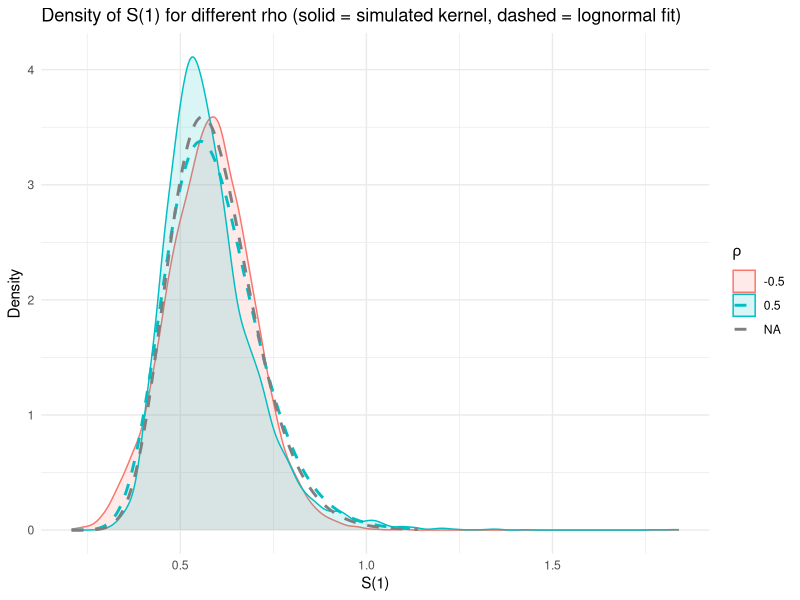
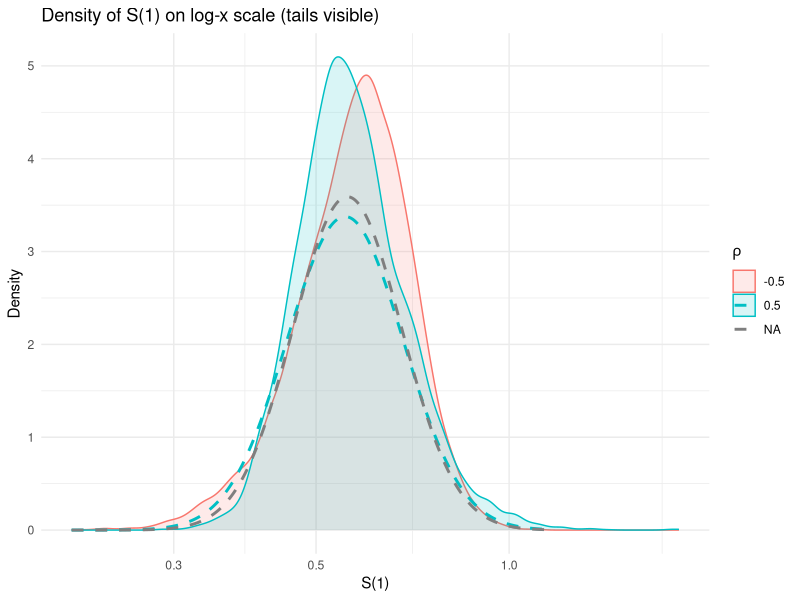
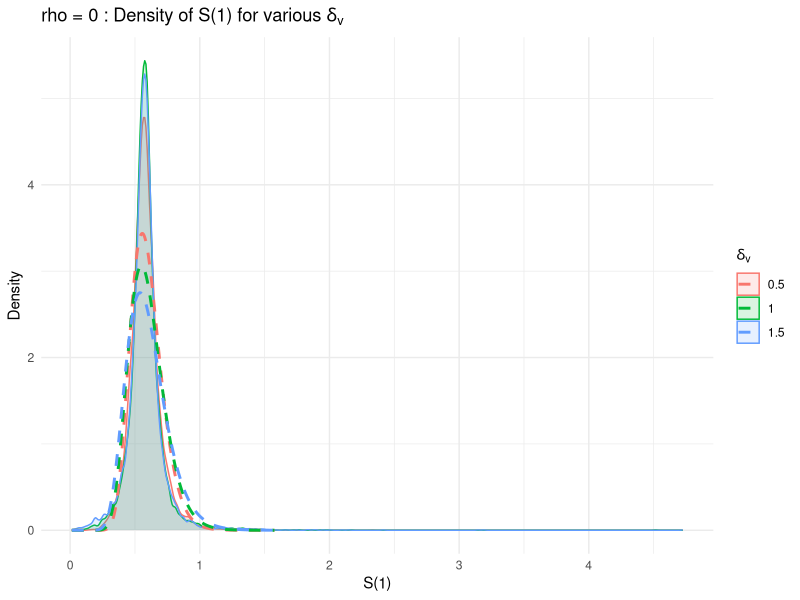
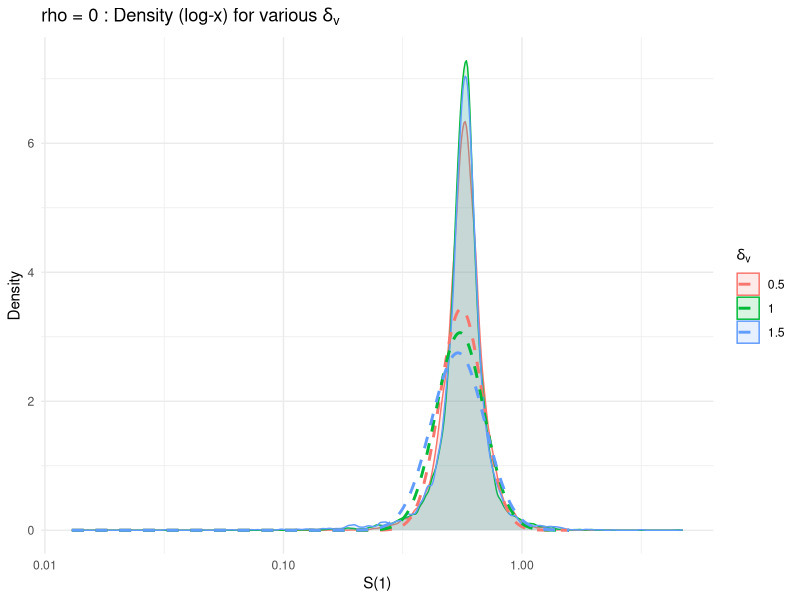
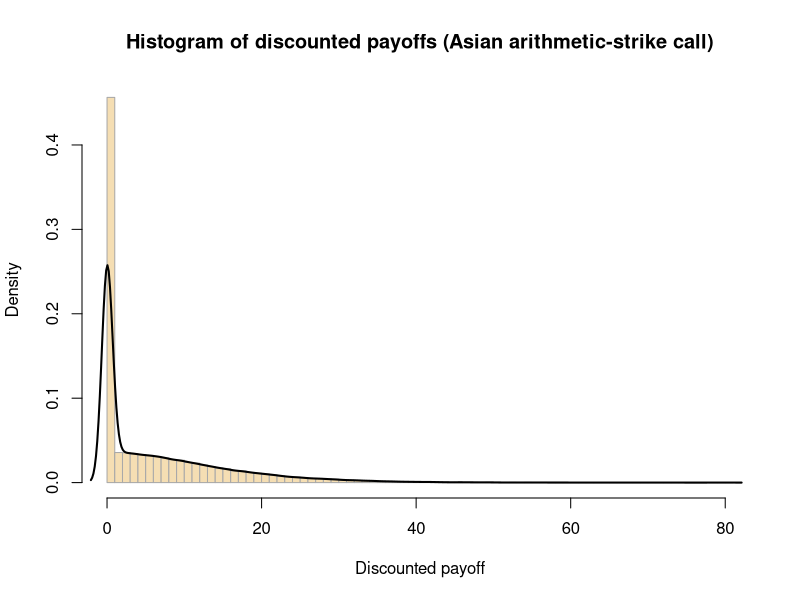
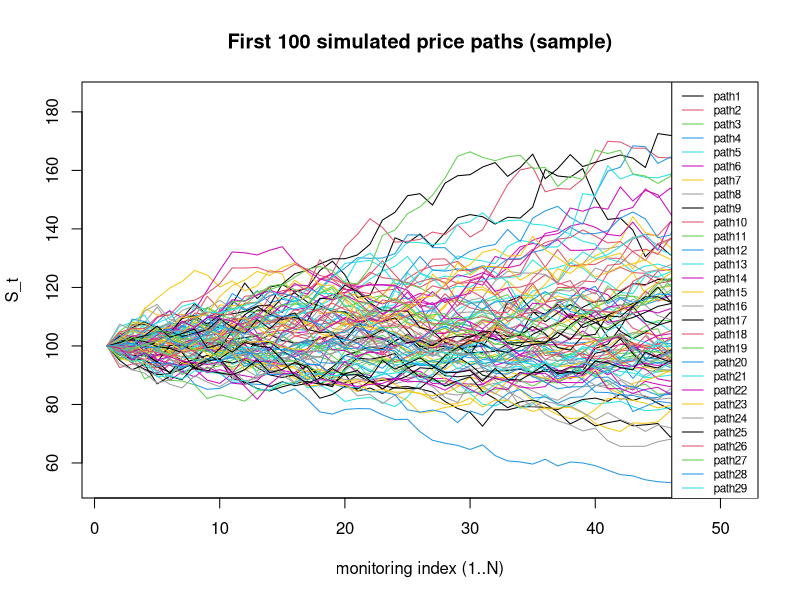
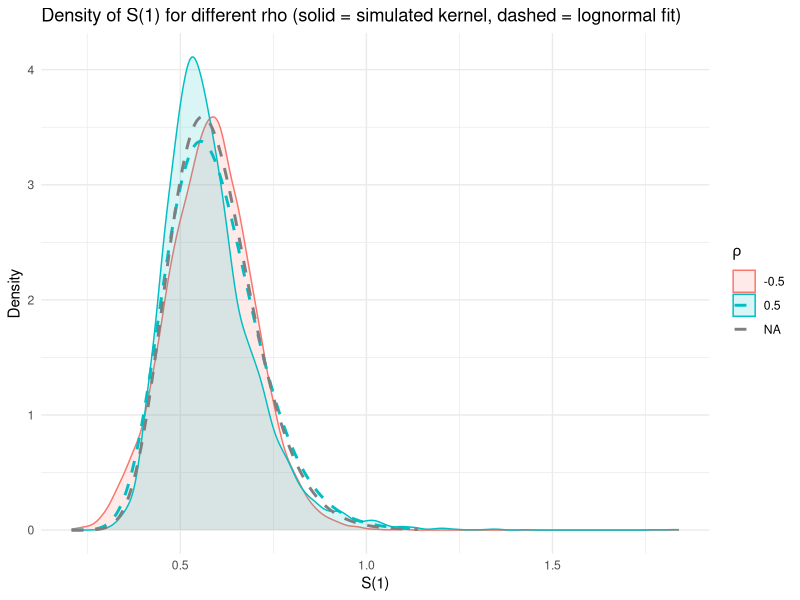
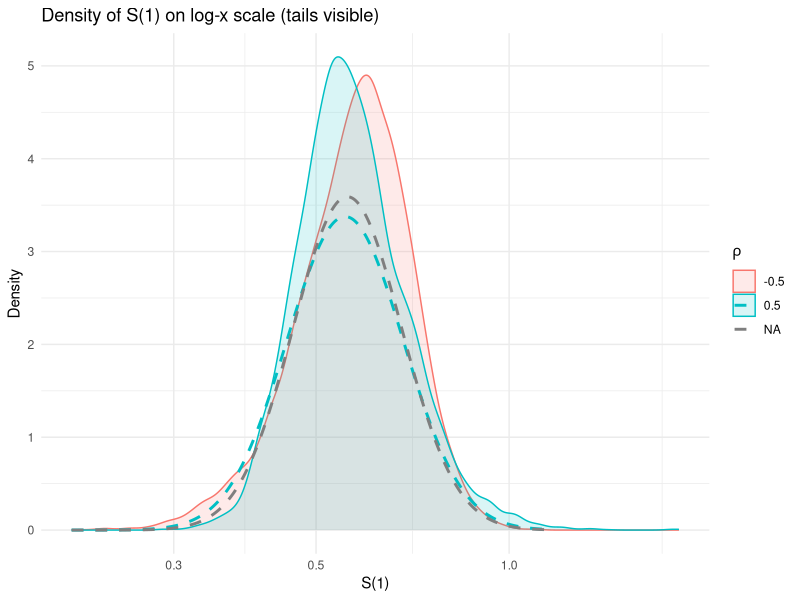

These figures' R source, in order:
#-------- Assignment 1 - Computational Methods in Finance ---------#

#------- Flemy Kabalisa - 121580 --------#

library(ggplot2)
library(dplyr)
library(tidyr)
library(gridExtra)

#Setting up the simulator

simulate_sv <- function(nSim=10000, nSteps=1000, T=1, mu=0.15, vbar=0.04, delta_v=0.2,
                        kappa_v = 1, S0=0.5, v0= NULL, rho=0, seed = NULL){
  if(!is.null(seed)) set.seed(seed)
  if(is.null(v0)) v0 <- vbar
  
  dt <- T/nSteps
  sqrt_dt <- sqrt(dt)
  
  #setting up the vectors
  logS <- rep(log(S0), nSim)
  v <- rep(v0, nSim)
  
  for(i in seq_len(nSteps)){
    #correlated normals for increments
    Zv <- rnorm(nSim)
    eps <- rnorm(nSim)
    Zs <- rho * Zv + sqrt(1 - rho^2) * eps
    
    dW_v <- Zv * sqrt_dt
    dW_s <- Zs * sqrt_dt
    
    v_old <- v
    sqrtv_old <- sqrt(pmax(v_old, 0))
    
    #We use v_old to update log S
    logS <- logS + (mu - 0.5 * v_old) * dt + sqrtv_old * dW_s
    
    #update v
    v <- v_old + kappa_v * (vbar - v_old) *dt + delta_v * sqrtv_old * dW_v
    
    #enforce non-negativity
    v <- pmax(v, 0)
  }
  
  S_T <- exp(logS)
  return(S_T)
}

#We now derive the lognormal parameters

lognormal_params_from_meanvar <- function(M,V) {
  if (M <= 0 || V<0 ) stop("Mean must be > 0 and variance >= 0")
  sigma2 <- log(1 + V / (M^2))
  meanlog <- log(M) - 0.05 * sigma2
  sdlog <- sqrt(sigma2)
  return(list(meanlog = meanlog, sdlog = sdlog))
}

#We now bring back the parameters for our experiement

nSim <- 10000
nSteps <- 1000 #We can manipulate this to check for convergence
T <- 1

mu <- 0.15
vbar <- 0.04
delta_v_default <- 0.2
kappa_v <- 1
S0 <- 0.5
v0 <- vbar #It is the assumed initial variance
seed <- 12345

rhos <- c(-0.5,0.5)

#We now try running simulation for different rho

set.seed(seed)
results_list <- list()
summary_stats <- data.frame()

for (rho in rhos){
  cat("Simulating rho =", rho, "...\n")
  S_T <- simulate_sv(nSim = nSim, nSteps = nSteps, T=T, mu = mu, vbar = vbar,
                     delta_v = delta_v_default, kappa_v = kappa_v, S0= S0, v0=v0,
                     rho = rho, seed = NULL) #We set the seed externally
  df <- data.frame(S = S_T, rho = factor(rho, levels = rhos))
  results_list[[as.character(rho)]] <- df
  
  M <- mean(S_T)
  V <- var(S_T)
  lp <- lognormal_params_from_meanvar(M,V)
  
  summary_stats <- rbind(summary_stats,
                         data.frame(rho = rho,
                                    mean_S = M,
                                    var_S = V,
                                    meanlog = lp$meanlog,
                                    sdlog = lp$sdlog,
                                    median_S = median(S_T),
                                    q025 = quantile(S_T, 0.025),
                                    q975 = quantile(S_T, 0.975)))
}

df_all <- bind_rows(results_list)

#We now prepare the lognormal curves

x_min <- max(1e-6, min(df_all$S))
x_max <- quantile(df_all$S, probs = 0.999)
x_grid <- seq(x_min, x_max, length.out = 1000)

ln_curves <- lapply(1:nrow(summary_stats), function(i){
  row <- summary_stats[i, ]
  dens <- dlnorm(x_grid, meanlog = row$meanlog, sdlog = row$sdlog)
  data.frame(x = x_grid, density = dens, rho = factor(row$rho, levels = rho))
}) %>% bind_rows()

#We now plot the densities with an overlay of fitted lognormal

p_density <- ggplot(df_all, aes(x = S, color = rho, fill = rho)) +
  geom_density(alpha = 0.15, adjust=1)+
  geom_line(data = ln_curves, aes(x=x, y=density, color = rho), linetype = "dashed", linewidth = 1) +
  labs(title = "Density of S(1) for different rho (solid = simulated kernel, dashed = lognormal fit)",
       x = "S(1)", y = "Density", color= expression(rho), fill=expression(rho))+
  theme_minimal() +
  theme(legend.position = "right")


#Same plot but x in log-scale to inspect the tails

p_density_logx <- p_density + scale_x_log10()+
  labs(title = "Density of S(1) on log-x scale (tails visible)")

print(p_density)
print(p_density_logx)

#we save the plots

ggsave("sv_density_linear.png", p_density, width = 10, height = 6, dpi = 200)
ggsave("sv_density_logx.png", p_density_logx, width = 10, height = 6, dpi = 200)

#Print summary stats
print(summary_stats)


#---------
#We now further experiment with rho = 0, and various deltas
#---------
delta_vals <- c(0.5,1,1.5)
res_delta <- list()
summary_delta <- data.frame()

cat("\nDelta_v experiment (rho=0):\n")
for (dv in delta_vals){
  cat(" Simulating delta_v =", dv, "...\n")
  S_T <- simulate_sv(nSim = nSim, nSteps = nSteps, T=T, mu = mu, vbar = vbar,
                     delta_v = dv, kappa_v = kappa_v, S0=S0, v0 = v0, rho = 0, seed = NULL)
  df <- data.frame(S = S_T, delta = factor(dv, levels = delta_vals))
  res_delta[[as.character(dv)]] <- df
  
  M <- mean(S_T)
  V <- var(S_T)
  lp <- lognormal_params_from_meanvar(M,V)
  summary_delta <- rbind(summary_delta, data.frame(delta = dv,
                                                   mean_S = M, var_S = V,
                                                   meanlog= lp$meanlog, sdlog= lp$sdlog,
                                                   median_S = median(S_T),
                                                   q025 = quantile(S_T, 0.025),
                                                   q975 = quantile(S_T, 0.975)))
}

df_delta_all <- bind_rows(res_delta)

#Lognormal curves for our experiment

x_min_d <- max(1e-6, min(df_delta_all$S))
x_max_d <- quantile(df_delta_all$S, 0.999)
x_grid_d <- seq(x_min_d, x_max_d, length.out = 1000)
ln_curves_delta <- lapply(1:nrow(summary_delta), function(i){
  row <- summary_delta[i, ]
  dens <- dlnorm(x_grid_d, meanlog = row$meanlog, sdlog = row$sdlog)
  data.frame(x = x_grid_d, density = dens, delta = factor(row$delta, levels = delta_vals))
}) %>% bind_rows()

p_delta <- ggplot(df_delta_all, aes(x = S, color = delta, fill = delta)) +
  geom_density(alpha = 0.15, adjust=1) +
  geom_line(data = ln_curves_delta, aes(x=x, y=density, color=delta), linetype = "dashed",
            size = 1) +
  labs(title = expression("rho = 0 : Density of S(1) for various " * delta[v]),
       x = "S(1)", y="Density", color = expression(delta[v]), fill = expression(delta[v]))+
  theme_minimal()

p_delta_logx <- p_delta + scale_x_log10() +
  labs(title = expression("rho = 0 : Density (log-x) for various " * delta[v]))

print(p_delta)
print(p_delta_logx)

ggsave("sv_delta_linear.png", p_delta, width = 10, height = 6, dpi = 200)
ggsave("sv_delta_logx.png", p_delta_logx, width = 10, height = 6, dpi = 200)

print(summary_delta)


#---------------------------#

#-- Question 2 --#

#---------------------------#

#--- Part a

#We reset our environment

rm(list = ls())
set.seed(123456)

#Parameters 

S0 <- 100
r <- 0.05
sigma <- 0.2
T <- 1
N <- 50
M <- 100000

cat("Running a Monte Carlo simulation for an Asian arithmetic-average-strike call option\n")
cat(sprintf("Parameters: S0=%.1f, r=%.3f, sigma=%.3f, T=%.2f, N=%d, M=%d\n",
            S0, r, sigma, T, N, M))

dt <- T/N
sqrt_dt <- sqrt(dt)
discount_factor <- exp(-r *T)

# We setup the matrix for prices

S_mat <- matrix(0, nrow = M, ncol = N+1)
S_mat[, 1] <- S0

cat("Simulating paths using Euler (log-update) ...\n")
t0 <- proc.time()

for (i in 1:N){
  Z <- rnorm(M)
  increment <- (r - 0.05 * sigma^2) * dt + sigma * sqrt_dt * Z
  # update using: S_{t+dt} = S_t * exp(increment)
  S_mat[, i+1] <- S_mat[, i] * exp(increment)
  #Progress output (optional)
  if (i %% 10 == 0 || i==N){
    cat(sprintf(" Completed step %2d / %2d (t = %.3f)\n", i, N, i*dt))
    flush.console()
  }
}

time_elapsed <- proc.time() - t0
cat(sprintf("Simulation finished. Elapsed (sec): %.2f\n", time_elapsed["elapsed"]))


#-- We now compute the averages, payoffs, price, etc...

#Arithmetic average
S_bar <- rowMeans(S_mat[, 2:(N+1)])
S_T <- S_mat[, N+1]

#Payoffs for each path
payoff <- pmax(S_T - S_bar, 0)

#Monte Carlo estimator
mean_payoff <- mean(payoff)
sd_payoff <- sd(payoff)
se_payoff <- sd_payoff / sqrt(M)

price_mc <- discount_factor * mean_payoff
ci_lower <- discount_factor * (mean_payoff - 1.96 * se_payoff)
ci_upper <- discount_factor * (mean_payoff + 1.96 * se_payoff)

#Alternatively, we can do it by discounting the payoffs first.

discounted_payoffs <- discount_factor * payoff
price_mc_alt <- mean(discounted_payoffs)
sd_disc <- sd(discounted_payoffs)
se_disc <- sd_disc / sqrt(M)

#Confidence intervals using discounted payoffs:
ci_disc_lower <- price_mc_alt - 1.96 * se_disc
ci_disc_upper <- price_mc_alt + 1.96 * se_disc

#We now print the resdiscounted_payoffs#We now print the results & the diagnostics

cat("\nMonte Carlo Results:\n")
cat(sprintf("  Estimated price (discounted mean): %.6f\n", price_mc))
cat(sprintf("  95%% CI (discount-factor applied to mean+/-1.96*SE): [%.6f, %.6f]\n",
            ci_lower, ci_upper))
cat(sprintf("  (Alternative CI computed on discounted payoffs): [%.6f, %.6f]\n",
            ci_disc_lower, ci_disc_upper))
cat(sprintf("  Mean undisc. payoff = %.6f, sd = %.6f, SE = %.6f\n",
            mean_payoff, sd_payoff, se_payoff))
cat(sprintf("  Mean discounted payoff = %.6f, sd = %.6f, SE = %.6f\n",
            price_mc_alt, sd_disc, se_disc))


# A few percentiles and median to observe the distribution

median_disc <- median(discounted_payoffs)
q025 <- quantile(discounted_payoffs, 0.025)
q975 <- quantile(discounted_payoffs, 0.975)
cat(sprintf("  Discounted payoff median = %.6f\n", median_disc))
cat(sprintf("  Discounted payoff 2.5%% = %.6f, 97.5%% = %.6f\n", q025, q975))


#We finish by plotting the histogram and empirical density

hist(discounted_payoffs, breaks = 100, prob = TRUE,
     main = "Histogram of discounted payoffs (Asian arithmetic-strike call)",
     xlab = "Discounted payoff", col = "wheat", border= "darkgray")
lines(density(discounted_payoffs), lwd=2)


#We can look at some sample paths for a visual check

n_show <- 100
matplot(t(S_mat[1:n_show, ]), type = "l", lty = 1, col = 1:n_show,
        main = sprintf("First %d simulated price paths (sample)", n_show),
        xlab = "monitoring index (1..N)", ylab = "S_t")
legend("topright", legend = paste0("path", 1:n_show), col = 1:n_show, lty = 1, cex = 0.7)
